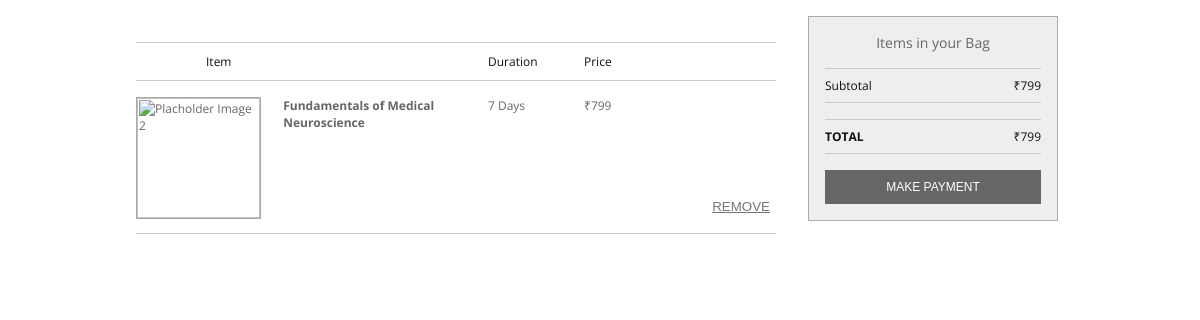
Page /Components/pages/checkout.php?id=5 on the committed database.
### tables this page shows
CREATE TABLE `courses` (
  `crid` int(11) NOT NULL,
  `crimg` varchar(255) NOT NULL,
  `crnaam` varchar(50) NOT NULL,
  `dur` bigint(20) NOT NULL,
  `amt` int(11) NOT NULL
);

### util/time.php (called while the page is built)
<?php
function calcCourseDuration($time)
{
    $days = (int) ($time / (3600 * 2));
    return $days;
}

### Components/pages/checkout.php (the view, shortened to what this page needs)
<html lang="en">
<?php
include('../../util/dbcon.php');
include('../../util/time.php');
$id =  $_GET["id"];
$query  = mysqli_query($con, "SELECT * FROM courses WHERE crid='$id'");
$row   = mysqli_fetch_array($query);
?>
<head>
    <link rel="stylesheet" href="../style/checkout.css">
</head>
<body>
    <main>
        <div class="basket">
            <div class="basket-labels">
                <ul>
                    <li class="item item-heading">Item</li>
                    <li class="price">Duration</li>
                    <li class="price">Price</li>
                </ul>
            </div>
            <div class="basket-product">
                <div class="item">
                    <div class="product-image">
                        <img src="https://miro.medium.com/max/1024/0*0qvaZ1DA13ykgwUg" alt="Placholder Image 2" class="product-frame">
                    </div>
                    <div class="product-details">
                        <h1><strong><?php echo $row['crnaam'] ?></strong></h1>
                    </div>
                </div>
                <div class="price"><?php echo calcCourseDuration($row['dur']); ?> Days</div>
                <div class="price">₹<?php echo $row['amt']; ?></div>
                <div class="remove">
                    <a href="dashbord.php"><button>Remove</button></a>
                </div>
            </div>
        </div>
        <aside>
            <div class="summary">
                <div class="summary-total-items"><span class="total-items"></span> Items in your Bag</div>
                <div class="summary-subtotal">
                    <div class="subtotal-title">Subtotal</div>
                    <div class="subtotal-value final-value" id="basket-subtotal">₹<?php echo $row['amt'] ?></div>
                </div>
                <div class="summary-total">
                    <div class="total-title">Total</div>
                    <div class="total-value final-value" id="basket-total">₹<?php echo $row['amt'] ?></div>
                </div>
                <div class="summary-checkout">
                    <a <?php echo 'href=" ./payment.php?id=' . $id . '"';  ?>><button class="checkout-cta">Make Payment</button></a>
                </div>
            </div>
        </aside>
    </main>
</body>
</html>

### Components/style/checkout.css (style rules this page uses)
html, html a { -webkit-font-smoothing: antialiased; text-shadow: 1px 1px 1px rgba(0, 0, 0, 0.004); }
body { background-color: #fff; color: #666; font-family: "Open Sans", sans-serif; font-size: 62.5%; margin: 0 auto; }
a { border: 0 none; outline: 0; text-decoration: none; }
strong { font-weight: bold; }
h1 { font-size: 0.75rem; font-weight: normal; margin: 0; padding: 0; }
input, button { border: 0 none; outline: 0 none; }
button { background-color: #666; color: #fff; }
img, .basket-module, .basket-labels, .basket-product { width: 100%; }
input, button, .basket, .basket-module, .basket-labels, .item, .price, .subtotal, .basket-product, .product-image, .product-details { float: left; }
.price:before, .subtotal:before, .subtotal-value:before, .total-value:before, .promo-value:before { content: ""; }
main { clear: both; font-size: 0.75rem; margin: 0 auto; overflow: hidden; padding: 1rem 0; width: 960px; }
.basket, aside { padding: 0 1rem; -webkit-box-sizing: border-box; -moz-box-sizing: border-box; box-sizing: border-box; }
.basket { width: 70%; }
.basket-labels { border-top: 1px solid #ccc; border-bottom: 1px solid #ccc; margin-top: 1.625rem; }
ul { list-style: none; margin: 0; padding: 0; }
li { color: #111; display: inline-block; padding: 0.625rem 0; }
li.price:before, li.subtotal:before { content: ""; }
.item { width: 55%; }
.price, .subtotal { width: 15%; }
.remove { bottom: 1.125rem; float: right; position: absolute; right: 0; text-align: right; width: 45%; }
.remove button { background-color: transparent; color: #777; float: none; text-decoration: underline; text-transform: uppercase; }
.item-heading { padding-left: 4.375rem; -webkit-box-sizing: border-box; -moz-box-sizing: border-box; box-sizing: border-box; }
.basket-product { border-bottom: 1px solid #ccc; padding: 1rem 0; position: relative; }
.product-image { width: 35%; height: 15%; }
.product-details { width: 65%; }
.product-frame { border: 1px solid #aaa; }
.product-details { padding: 0 1.5rem; -webkit-box-sizing: border-box; -moz-box-sizing: border-box; box-sizing: border-box; }
aside { float: right; position: relative; width: 30%; }
.summary { background-color: #eee; border: 1px solid #aaa; padding: 1rem; position: fixed; width: 250px; -webkit-box-sizing: border-box; -moz-box-sizing: border-box; box-sizing: border-box; }
.summary-total-items { color: #666; font-size: 0.875rem; text-align: center; }
.summary-subtotal, .summary-total { border-top: 1px solid #ccc; border-bottom: 1px solid #ccc; clear: both; margin: 1rem 0; overflow: hidden; padding: 0.5rem 0; }
.subtotal-title, .subtotal-value, .total-title, .total-value, .promo-title, .promo-value { color: #111; float: left; width: 50%; }
.subtotal-value, .total-value { text-align: right; }
.total-title { font-weight: bold; text-transform: uppercase; }
.summary-checkout { display: block; }
.checkout-cta { display: block; float: none; font-size: 0.75rem; text-align: center; text-transform: uppercase; padding: 0.625rem 0; width: 100%; }

### rows in the picture
courses: crnaam "Fundamentals of Medical Neuroscience", dur "7", amt "799"
